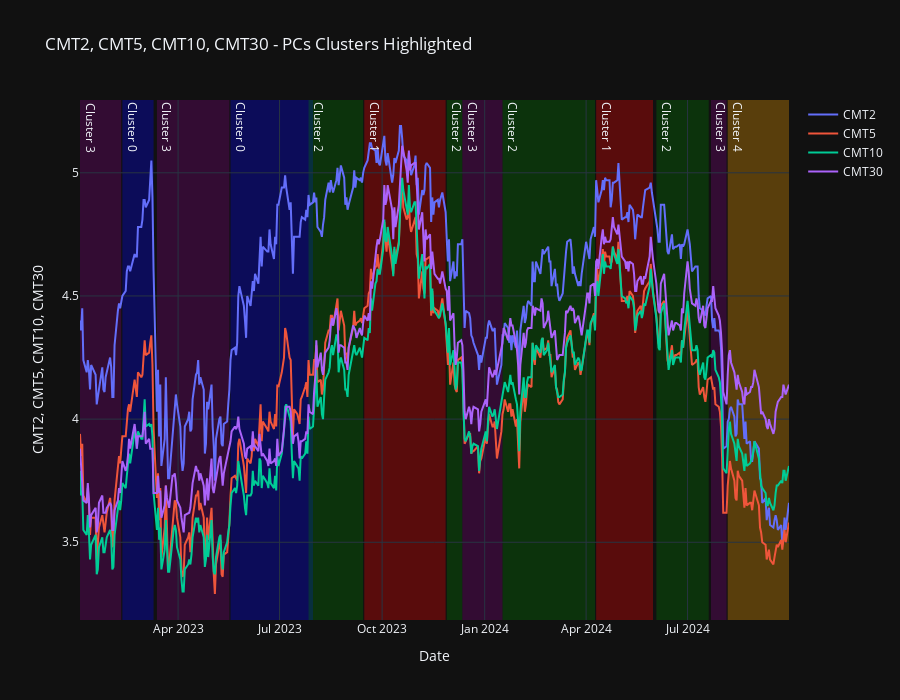

Write notebook code for a chart like this one.
### Markdown cell above
Below are interactive charts of a subset of CMT yields, spreads, flies, the VIX, and the MOVE Index. We highlighted the  rough date ranges of each PC Cluster in each chart. These charts confirm our ***loose*** interpretation of the PC Clusters above.

### Code cell
plot_timeseries(
    cmt_yields_df,
    y_cols=["CMT2", "CMT5", "CMT10", "CMT30"],
    custom_title="CMT2, CMT5, CMT10, CMT30 - PCs Clusters Highlighted",
    dt_range_highlights=cluster_date_ranges
)

### Figure 1 — Plotly figure (JSON) as saved in the notebook; plotly's stock layout.template omitted (floating-point values rounded to 4 significant figures; data arrays with more than 128 entries replaced by an {"elided": "..."} marker saying what was removed)
{"data": [{"mode": "lines", "name": "CMT2", "type": "scatter", "x": {"elided": "438 str values"}, "y": {"elided": "438 float values"}}, {"mode": "lines", "name": "CMT5", "type": "scatter", "x": {"elided": "438 str values"}, "y": {"elided": "438 float values"}}, {"mode": "lines", "name": "CMT10", "type": "scatter", "x": {"elided": "438 str values"}, "y": {"elided": "438 float values"}}, {"mode": "lines", "name": "CMT30", "type": "scatter", "x": {"elided": "438 str values"}, "y": {"elided": "438 float values"}}], "layout": {"annotations": [{"showarrow": false, "text": "Cluster 0", "textangle": 90, "x": "2023-02-10T00:00:00", "xanchor": "left", "xref": "x", "y": 1, "yanchor": "top", "yref": "y domain"}, {"showarrow": false, "text": "Cluster 0", "textangle": 90, "x": "2023-05-18T00:00:00", "xanchor": "left", "xref": "x", "y": 1, "yanchor": "top", "yref": "y domain"}, {"showarrow": false, "text": "Cluster 1", "textangle": 90, "x": "2023-09-15T00:00:00", "xanchor": "left", "xref": "x", "y": 1, "yanchor": "top", "yref": "y domain"}, {"showarrow": false, "text": "Cluster 1", "textangle": 90, "x": "2024-04-10T00:00:00", "xanchor": "left", "xref": "x", "y": 1, "yanchor": "top", "yref": "y domain"}, {"showarrow": false, "text": "Cluster 2", "textangle": 90, "x": "2023-07-27T00:00:00", "xanchor": "left", "xref": "x", "y": 1, "yanchor": "top", "yref": "y domain"}, {"showarrow": false, "text": "Cluster 2", "textangle": 90, "x": "2023-11-28T00:00:00", "xanchor": "left", "xref": "x", "y": 1, "yanchor": "top", "yref": "y domain"}, {"showarrow": false, "text": "Cluster 2", "textangle": 90, "x": "2024-01-17T00:00:00", "xanchor": "left", "xref": "x", "y": 1, "yanchor": "top", "yref": "y domain"}, {"showarrow": false, "text": "Cluster 2", "textangle": 90, "x": "2024-06-03T00:00:00", "xanchor": "left", "xref": "x", "y": 1, "yanchor": "top", "yref": "y domain"}, {"showarrow": false, "text": "Cluster 3", "textangle": 90, "x": "2023-01-03T00:00:00", "xanchor": "left", "xref": "x", "y": 1, "yanchor": "top", "yref": "y domain"}, {"showarrow": false, "text": "Cluster 3", "textangle": 90, "x": "2023-03-13T00:00:00", "xanchor": "left", "xref": "x", "y": 1, "yanchor": "top", "yref": "y domain"}, {"showarrow": false, "text": "Cluster 3", "textangle": 90, "x": "2023-12-12T00:00:00", "xanchor": "left", "xref": "x", "y": 1, "yanchor": "top", "yref": "y domain"}, {"showarrow": false, "text": "Cluster 3", "textangle": 90, "x": "2024-07-22T00:00:00", "xanchor": "left", "xref": "x", "y": 1, "yanchor": "top", "yref": "y domain"}, {"showarrow": false, "text": "Cluster 4", "textangle": 90, "x": "2024-08-06T00:00:00", "xanchor": "left", "xref": "x", "y": 1, "yanchor": "top", "yref": "y domain"}], "height": 700, "shapes": [{"fillcolor": "blue", "layer": "below", "line": {"width": 0}, "opacity": 0.3, "type": "rect", "x0": "2023-02-10T00:00:00", "x1": "2023-03-10T00:00:00", "xref": "x", "y0": 0, "y1": 1, "yref": "y domain"}, {"fillcolor": "blue", "layer": "below", "line": {"width": 0}, "opacity": 0.3, "type": "rect", "x0": "2023-05-18T00:00:00", "x1": "2023-07-31T00:00:00", "xref": "x", "y0": 0, "y1": 1, "yref": "y domain"}, {"fillcolor": "red", "layer": "below", "line": {"width": 0}, "opacity": 0.3, "type": "rect", "x0": "2023-09-15T00:00:00", "x1": "2023-11-27T00:00:00", "xref": "x", "y0": 0, "y1": 1, "yref": "y domain"}, {"fillcolor": "red", "layer": "below", "line": {"width": 0}, "opacity": 0.3, "type": "rect", "x0": "2024-04-10T00:00:00", "x1": "2024-05-31T00:00:00", "xref": "x", "y0": 0, "y1": 1, "yref": "y domain"}, {"fillcolor": "green", "layer": "below", "line": {"width": 0}, "opacity": 0.3, "type": "rect", "x0": "2023-07-27T00:00:00", "x1": "2023-09-14T00:00:00", "xref": "x", "y0": 0, "y1": 1, "yref": "y domain"}, {"fillcolor": "green", "layer": "below", "line": {"width": 0}, "opacity": 0.3, "type": "rect", "x0": "2023-11-28T00:00:00", "x1": "2023-12-12T00:00:00", "xref": "x", "y0": 0, "y1": 1, "yref": "y domain"}, {"fillcolor": "green", "layer": "below", "line": {"width": 0}, "opacity": 0.3, "type": "rect", "x0": "2024-01-17T00:00:00", "x1": "2024-04-09T00:00:00", "xref": "x", "y0": 0, "y1": 1, "yref": "y domain"}, {"fillcolor": "green", "layer": "below", "line": {"width": 0}, "opacity": 0.3, "type": "rect", "x0": "2024-06-03T00:00:00", "x1": "2024-07-20T00:00:00", "xref": "x", "y0": 0, "y1": 1, "yref": "y domain"}, {"fillcolor": "purple", "layer": "below", "line": {"width": 0}, "opacity": 0.3, "type": "rect", "x0": "2023-01-03T00:00:00", "x1": "2023-02-09T00:00:00", "xref": "x", "y0": 0, "y1": 1, "yref": "y domain"}, {"fillcolor": "purple", "layer": "below", "line": {"width": 0}, "opacity": 0.3, "type": "rect", "x0": "2023-03-13T00:00:00", "x1": "2023-05-17T00:00:00", "xref": "x", "y0": 0, "y1": 1, "yref": "y domain"}, {"fillcolor": "purple", "layer": "below", "line": {"width": 0}, "opacity": 0.3, "type": "rect", "x0": "2023-12-12T00:00:00", "x1": "2024-01-17T00:00:00", "xref": "x", "y0": 0, "y1": 1, "yref": "y domain"}, {"fillcolor": "purple", "layer": "below", "line": {"width": 0}, "opacity": 0.3, "type": "rect", "x0": "2024-07-22T00:00:00", "x1": "2024-08-05T00:00:00", "xref": "x", "y0": 0, "y1": 1, "yref": "y domain"}, {"fillcolor": "orange", "layer": "below", "line": {"width": 0}, "opacity": 0.3, "type": "rect", "x0": "2024-08-06T00:00:00", "x1": "2024-09-30T00:00:00", "xref": "x", "y0": 0, "y1": 1, "yref": "y domain"}], "showlegend": true, "title": {"text": "CMT2, CMT5, CMT10, CMT30 - PCs Clusters Highlighted"}, "xaxis": {"nticks": 10, "showspikes": true, "spikecolor": "white", "spikemode": "across", "spikesnap": "cursor", "title": {"text": "Date"}}, "yaxis": {"showspikes": true, "spikecolor": "white", "spikesnap": "cursor", "spikethickness": 0.5, "title": {"text": "CMT2, CMT5, CMT10, CMT30"}}}}
